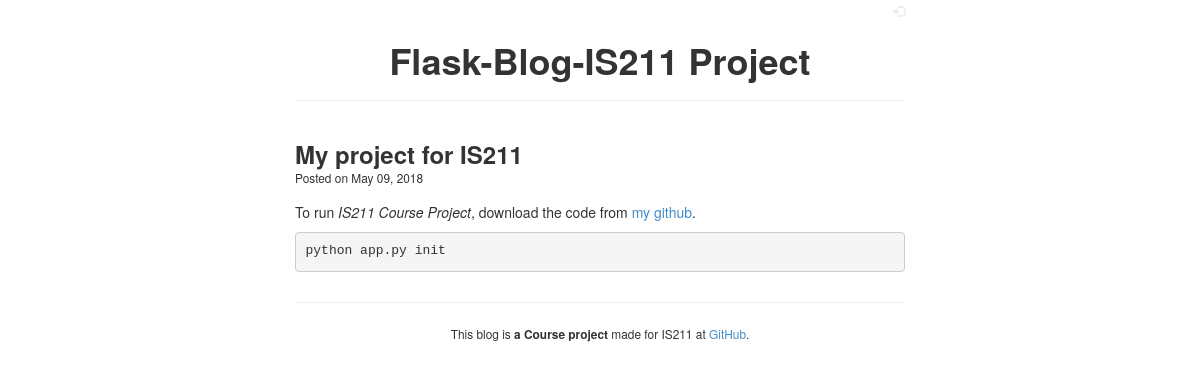
/2018/5/9/my-project-for-is211, run on an earlier commit of the app's database.
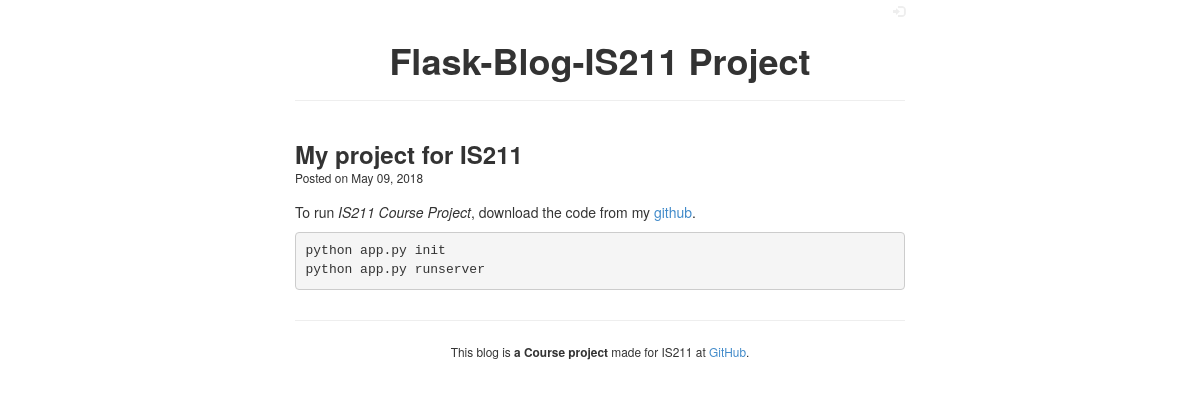
And on a later commit of the database.
### app/models.py (models this page shows, shortened)
class Post(db.Model):
    PER_PAGE = 5
    id = db.Column(db.Integer, primary_key=True)
    created = db.Column(db.DateTime, nullable=False)
    updated = db.Column(db.DateTime, nullable=False)
    title = db.Column(db.String(256), nullable=False)
    markup = db.Column(db.String, nullable=False)
    slug = db.Column(db.String, nullable=False, unique=True)
    author_id = db.Column(
        db.Integer,
        db.ForeignKey('user.id'),
        nullable=False,
    )
    visible = db.Column(db.Boolean, default=False)
    @property
    def is_updated(self):
        return self.updated > self.created

### app/views.py (the view)
@app.route('/<path:slug>', methods=['GET', 'POST'])
def detail(slug):
    post = Post.query.filter_by(visible=True, slug=slug) \
                     .first_or_404()
    return render_template('frontend/detail.html', post=post)

### app/__init__.py (called while the page is built)
def date_pretty(value):
    return value.strftime('%B %d, %Y')

def markdown(value):
    extras = ['fenced-code-blocks', 'wiki-tables']
    return Markup(md2(value, extras=extras))

### app/templates/frontend/detail.html
{% extends "frontend/layout.html" %}
{% block content %}
<div class="row">
  <div class="col-lg-12">
    {% from "macro.html" import render_post %}
    {{ render_post(post) }}
  </div>
</div>
{% endblock %}

### app/templates/frontend/layout.html (shortened to what this page needs)
{% extends "base.html" %}
{% block css %}
<link rel="stylesheet" href="{{ url_for('static', filename='css/custom/frontend.css') }}">
{% endblock %}
{% block body %}
<div id="content" class="container">
  <div id="login-icon" class="pull-right">
    <small><a href="{{ url_for('admin.overview') }}"><span class="glyphicon glyphicon-log-in"></span></a></small>
  </div>
  <div class="page-header text-center">
    <h1><strong><a href="{{ url_for('blog') }}">Flask-Blog-IS211 Project</a></strong></h1>
  </div>
  {% block content %}{% endblock %}
  <hr>
  <div class="text-center">
    <p><small>This blog is <strong> a Course project</strong> made for IS211 at <a href="https://github.com/grochin1/IS211_Courseproject">GitHub</a>.</small></p>
  </div>
</div>
{% endblock %}

### app/templates/base.html (shortened to what this page needs)
<!DOCTYPE html>
<html lang="en">
<head>
  <link rel="stylesheet" href="{{ url_for('static', filename='css/bootstrap.min.css') }}">
  {% block css %}{% endblock %}
</head>
<body>
  {% block body %}{% endblock %}
</body>
</html>

### app/templates/macro.html (shortened to what this page needs)
{% macro render_post(post) %}
<div id="post-title">
  <h3><strong><a href="{{ url_for('detail', slug=post.slug) }}">{{ post.title|safe }}</a></strong></h3>
</div>
<div id="post-meta">
  <small>Posted on {{ post.created|date_pretty }}</small>
</div>
<div id="post-markup">
  {{ post.markup|markdown }}
</div>
{% endmacro %}

### app/static/css/custom/frontend.css (style rules this page uses)
#content { margin-bottom: 30px; }
#login-icon a { color: #eee; }
#post-title { margin-bottom: -10px; }
#post-title a { color: #333; }
#post-meta { margin-bottom: 15px; }
.container { width: auto; max-width: 640px; padding: 0 15px; }
.page-header a { color: #333; }

What changed in the data, as far as the page shows it:
changed Post "My project for IS211": markup "To run IS211 Course Project , download the code from my github . python app.py init" → "To run IS211 Course Project , download the code from my github . python app.py init python app.py runserver"
